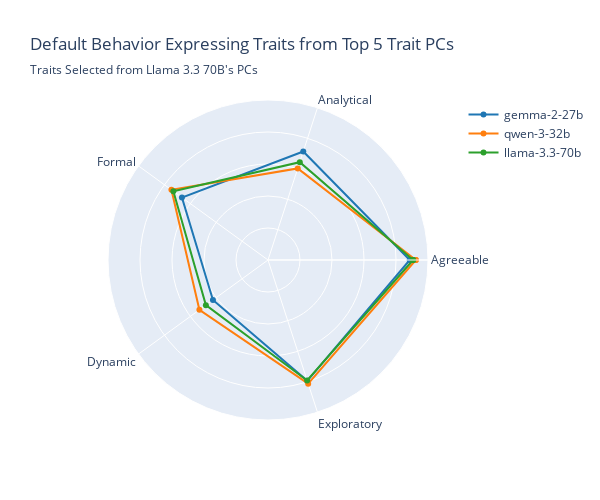

The code cell stored with this chart in its notebook:
### Code cell
# Original plot with just mean behavior scores for plot1
import plotly.graph_objects as go

# Create a single polar plot
fig = go.Figure()

# Define colors for each model
colors = ['rgb(31, 119, 180)', 'rgb(255, 127, 14)', 'rgb(44, 160, 44)']

# Add traces for each model
for idx, model in enumerate(models):
    values1 = [pc_stats_df.loc[model, col] for col in plot1_contents]
    values1.append(values1[0])  # Close the pentagon
    
    fig.add_trace(
        go.Scatterpolar(
            r=values1,
            theta=plot1_labels + [plot1_labels[0]],
            name=model,
            line=dict(color=colors[idx])
        )
    )

# Update polar axes
fig.update_polars(
    radialaxis=dict(
        range=[0, 100],
        showticklabels=False
    )
)

# Update layout
fig.update_layout(
    title={
        'text': "Default Behavior Expressing Traits from Top 5 Trait PCs",
        'subtitle': {
        'text': 'Traits Selected from Llama 3.3 70B\'s PCs',
    }},
    height=500,
    width=600,
    showlegend=True
)

fig.show()

### Figure 1 — Plotly figure (JSON) as saved in the notebook; plotly's stock layout.template omitted (floating-point values rounded to 4 significant figures)
{"data": [{"line": {"color": "rgb(31, 119, 180)"}, "name": "gemma-2-27b", "r": [88.61, 71.33, 66.48, 42.53, 79.42, 88.61], "theta": ["Agreeable", "Analytical", "Formal", "Dynamic", "Exploratory", "Agreeable"], "type": "scatterpolar"}, {"line": {"color": "rgb(255, 127, 14)"}, "name": "qwen-3-32b", "r": [92.38, 60.18, 74.61, 52.99, 81.25, 92.38], "theta": ["Agreeable", "Analytical", "Formal", "Dynamic", "Exploratory", "Agreeable"], "type": "scatterpolar"}, {"line": {"color": "rgb(44, 160, 44)"}, "name": "llama-3.3-70b", "r": [90.66, 64.29, 73.11, 47.99, 79.19, 90.66], "theta": ["Agreeable", "Analytical", "Formal", "Dynamic", "Exploratory", "Agreeable"], "type": "scatterpolar"}], "layout": {"height": 500, "polar": {"radialaxis": {"range": [0, 100], "showticklabels": false}}, "showlegend": true, "title": {"subtitle": {"text": "Traits Selected from Llama 3.3 70B's PCs"}, "text": "Default Behavior Expressing Traits from Top 5 Trait PCs"}, "width": 600}}
